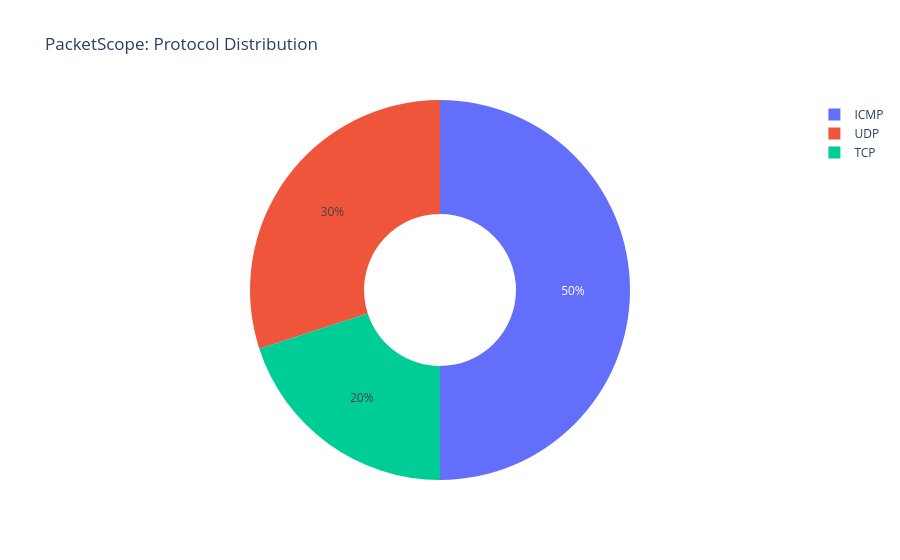

Here is the notebook cell this chart was saved with:
### Code cell
import plotly.express as px

protocol_counts = df["Protocol"].value_counts().reset_index()

protocol_counts.columns = ["Protocol", "Packets"]

fig = px.pie(
    protocol_counts,
    names="Protocol",
    values="Packets",
    title="PacketScope: Protocol Distribution",
    hole=0.4
)

fig.show()

### Figure 1 — Plotly figure (JSON) as saved in the notebook; plotly's stock layout.template omitted (floating-point values rounded to 4 significant figures)
{"data": [{"domain": {"x": [0, 1], "y": [0, 1]}, "hole": 0.4, "hovertemplate": "Protocol=%{label}<br>Packets=%{value}<extra></extra>", "labels": ["ICMP", "UDP", "TCP"], "legendgroup": "", "name": "", "showlegend": true, "type": "pie", "values": [5, 3, 2]}], "layout": {"legend": {"tracegroupgap": 0}, "title": {"text": "PacketScope: Protocol Distribution"}}}
